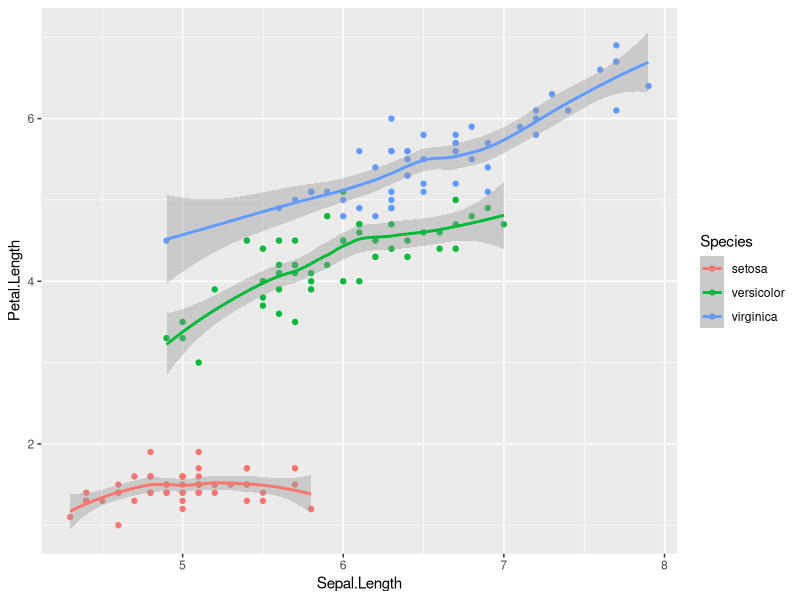
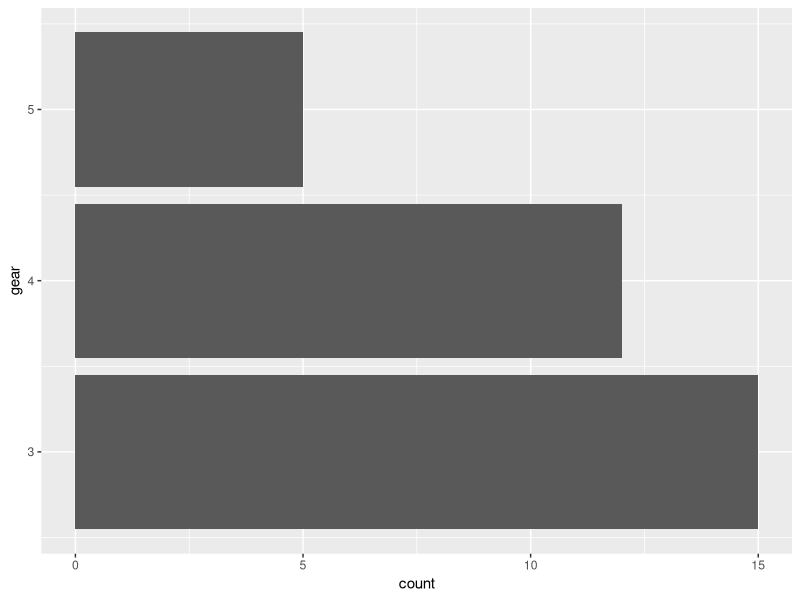
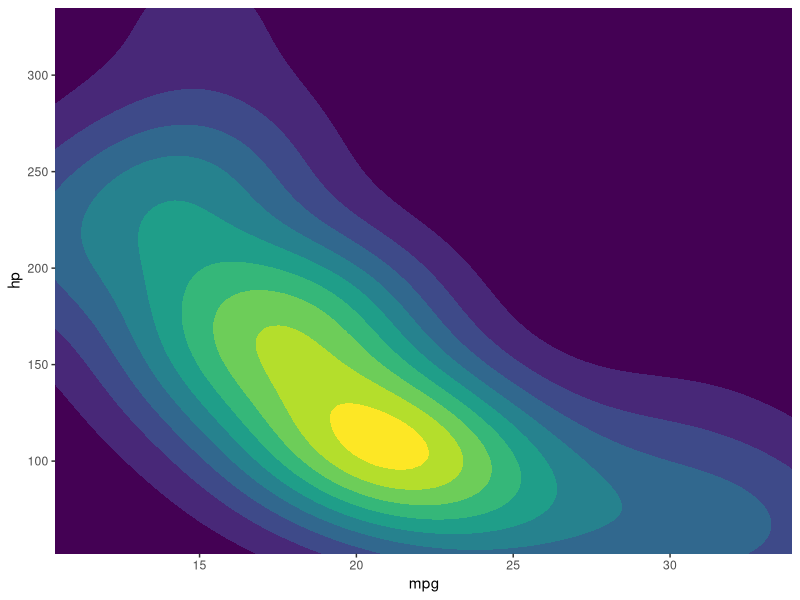
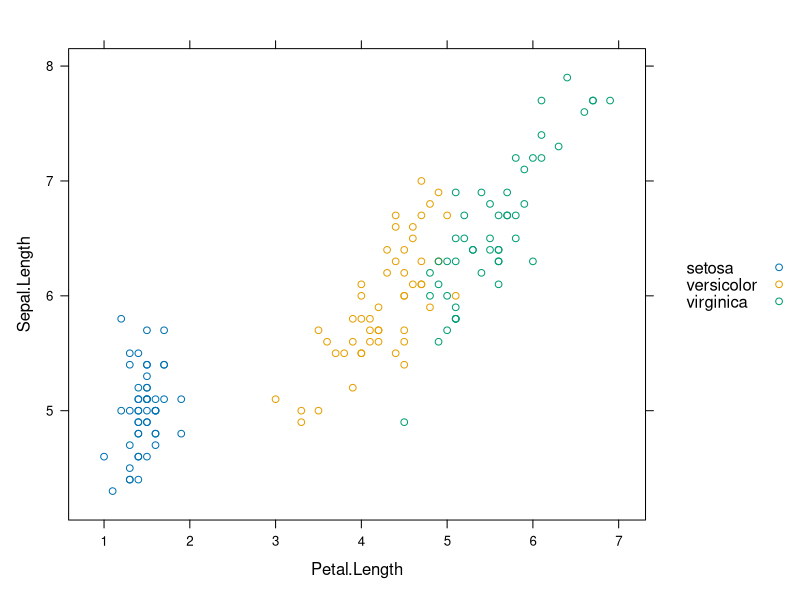
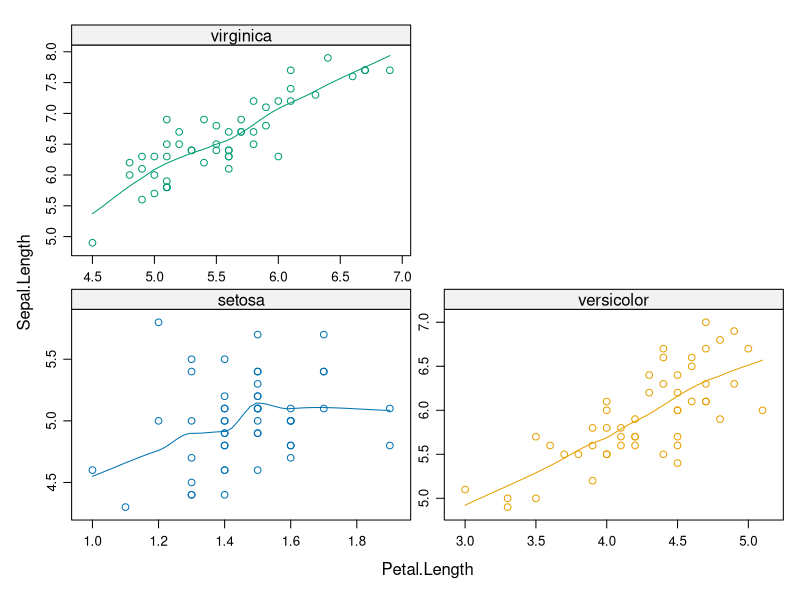
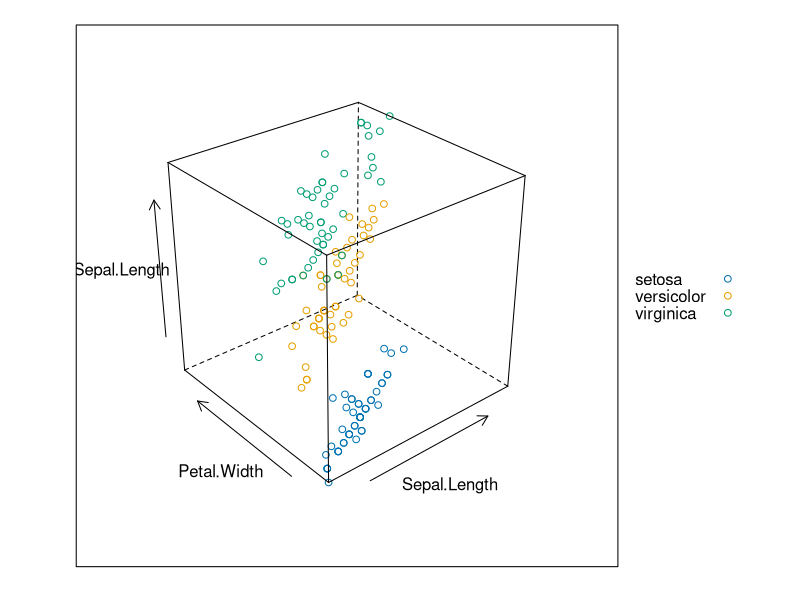
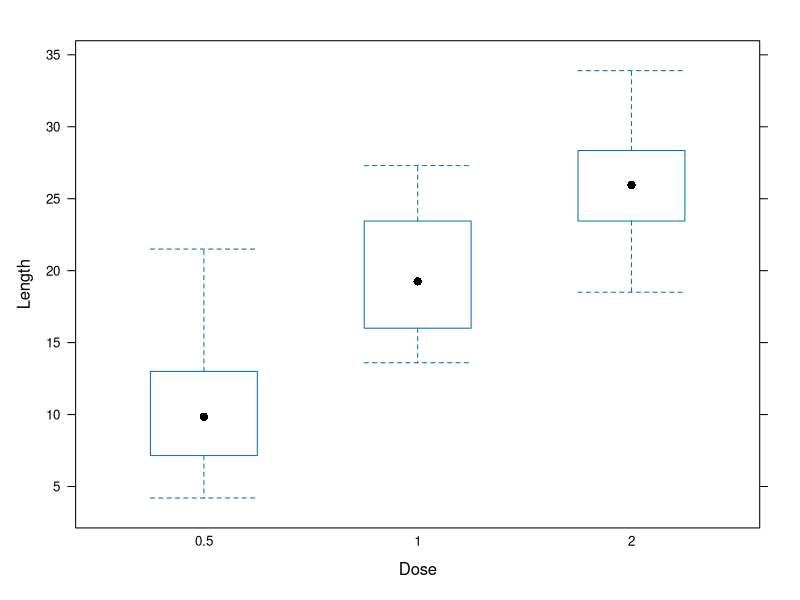
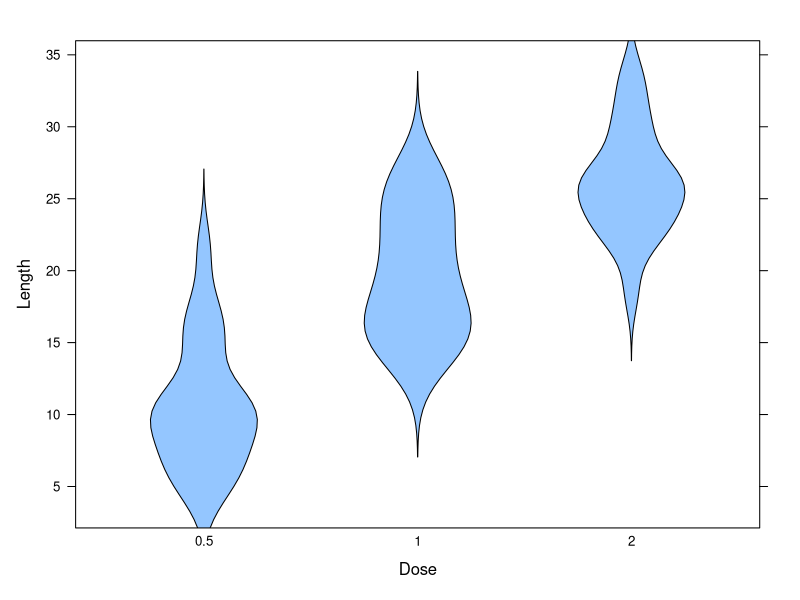

Source code (R) for these figures, in order:
options(scipen=999)
library(ggplot2)
data(iris)
head(iris)


ggplot(iris, aes(x=Sepal.Length, y=Petal.Length, col=Species))+geom_point()+geom_smooth()

data(mtcars)
library (tidyverse)
glimpse (mtcars)

ggplot(mtcars, aes(x = gear)) +geom_bar()+coord_flip()

ggplot(mtcars, aes(mpg, hp)) + geom_density_2d_filled(show.legend = FALSE) + coord_cartesian(expand = FALSE) + labs(x = "mpg")


library(lattice)
data(iris)
head(iris)

xyplot(Sepal.Length ~ Petal.Length, data = iris,
       group = Species, auto.key = TRUE)
xyplot(Sepal.Length ~ Petal.Length | Species, group = Species,data = iris,
       type = c("p", "smooth"), scales = "free")
cloud(Sepal.Length ~ Sepal.Length*Petal.Width, data = iris,
      group = Species, auto.key = TRUE)

ToothGrowth$dose <- as.factor(ToothGrowth$dose)
bwplot(len ~ dose, data = ToothGrowth,
       xlab = "Dose",
       ylab = "Length")
bwplot(len ~ dose, data = ToothGrowth,
       xlab = "Dose",
       ylab = "Length",
       panel = panel.violin)

histogram(~ len, data = ToothGrowth, breaks = 20)
